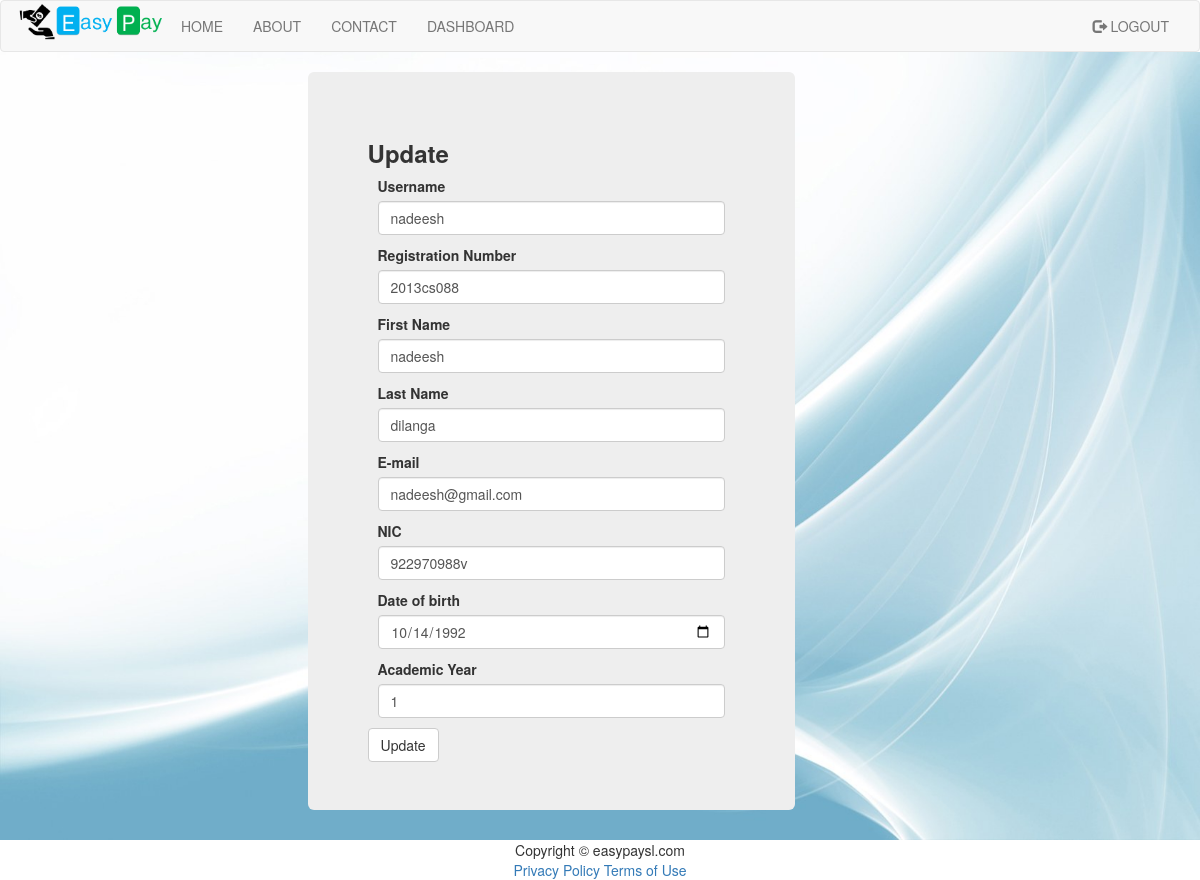
Page /update.php (signed in) on the committed database.
### tables this page shows
CREATE TABLE IF NOT EXISTS `users` (
  `id` int(11) NOT NULL,
  `username` varchar(20) NOT NULL,
  `password` varchar(64) NOT NULL,
  `regNumber` varchar(9) NOT NULL,
  `indexNumber` varchar(8) DEFAULT NULL,
  `fname` varchar(50) NOT NULL,
  `lname` varchar(50) NOT NULL,
  `email` varchar(50) NOT NULL,
  `phone` varchar(10) NOT NULL,
  `nic` varchar(10) NOT NULL,
  `dob` date NOT NULL,
  `year` int(2) NOT NULL,
  `group` int(11) NOT NULL
);

### classes/Config.php (called while the page is built)
<?php
class Config{
    public static function get($path = null){
        if($path){
            $config = $GLOBALS['config'];
            $path = explode('/', $path);
            foreach($path as $bit){
                 if(isset($config[$bit])){
                     $config = $config[$bit];
                 }
            }
            return $config;
        }
        return false;
    }
}
?>

### classes/DB.php (called while the page is built, shortened)
<?php
class DB{
    private static $_instance = null;
    private $_pdo_easypay,
        $_pdo_academic,
        $_query,
        $_error = false,
        $_results,
        $_count = 0;
    private function __construct() {
        try {
            $this->_pdo_easypay = new PDO('mysql:host=' . Config::get('mysql/host') . ';dbname=' . Config::get('mysql/db'), Config::get('mysql/username'), Config::get('mysql/password'));
        } catch (PDOException $e) {
            die($e->getMessage());
        }
    }
    public static function getInstance() {
        if (!isset(self::$_instance)) {
            self::$_instance = new DB();
        }
        return self::$_instance;
    }
    public function query($sql, $parms = array()){
        $this->_error = false;
        if ($this->_query = $this->_pdo_easypay->prepare($sql)) {
            $x = 1;
            if (count($parms)) {
                foreach ($parms as $param) {
                    $this->_query->bindValue($x, $param);
                    $x++;
                }
            }
            if ($this->_query->execute()) {
                $this->_results = $this->_query->fetchAll(PDO::FETCH_OBJ);
                $this->_count = $this->_query->rowCount();
            } else {
                $this->_error = true;
            }
        }
        return $this;
    }
    public function action($action, $table, $where = array()) {
        if (count($where) === 3) {
            $operators = array('=', '>', '<', '>=', '<=', 'LIKE', 'NOT LIKE');
            $field      = $where[0];
            $operator   = $where[1];
            $value      = $where[2];
            if (in_array($operator, $operators)) {
                $sql = "{$action} FROM {$table} WHERE {$field} {$operator} ? ";
                if (!$this->query($sql, array($value))->error()) {
                    return $this;
                }
            }
        }
        return false;
    }
    public function get($table, $where)
    {
        return $this->action('SELECT * ', $table, $where);
    }
    public function results(){
        return $this->_results;
    }
    public function first(){
        return $this->results()[0];
    }
    public function error(){
        return $this->_error;
    }
    public  function count(){
        return $this->_count;
    }
}
?>

### classes/User.php (called while the page is built, shortened)
<?php
class user{
    private $_db,
            $_data,
            $_sessionName,
            $_cookieName,
            $_isLoggedIn;
    public function __construct($user = null) {
        $this->_db = DB::getInstance();
        $this->_sessionName = Config::get('session/session_name');
        if(!$user){
            if(Session::exists($this->_sessionName)){
                $user = Session::get($this->_sessionName);
                if($this->find($user)){
                    $this->_isLoggedIn = true;
                } else {
                }
            }
        } else {
            $this->find($user);
        }
    }
    public function find($user = null){
        if($user){
            $field = (is_numeric($user)) ? 'id' : 'username';
            $data = $this->_db->get('users', array($field, '=', $user));
            if($data->count()){
                $this->_data = $data->first();
                return true;
            }
        }
        return false;
    }
    public  function data(){
        return $this->_data;
    }
}
?>

### classes/Session.php (called while the page is built, shortened)
<?php
class Session{
    public static function exists($name){
        return (isset($_SESSION[$name])) ? true : false;
    }
    public static function get($name){
        return $_SESSION[$name];
    }
}
?>

### functions/sanitize.php (called while the page is built)
<?php
function escape($string){
    return htmlentities($string, ENT_QUOTES, 'UTF-8');
}
?>

### update.php (the view, shortened to what this page needs)
 <!DOCTYPE html>
 <html lang="en">
 <head>
     <?php include 'headerScript.php'?>
 </head>
 <body>
 <?php
 include "header.php";
 ?>
 <div class="backgroundImg container-fluid">
     <br>
     <div class="jumbotron col-lg-5 col-lg-offset-3">
         <?php
$user = new User();
                ?>
         <div id="updateForm">
             <form action="" method="post" xmlns="http://www.w3.org/1999/html">
                 <h3><strong>Update</strong></h3>
                 <div class="gap">
                     <label>Username</label>
                     <input class="form-control" type="text" name="username"  value="<?php echo escape($user->data()->username); ?>">
                 </div>
                 <div class="gap">
                     <label>Registration Number</label>
                     <input class="form-control" type="string" name="regNumber" value="<?php echo escape($user->data()->regNumber); ?>">
                 </div>
                 <div class="gap">
                     <label>First Name</label>
                     <input class="form-control" type="string" name="fname" value="<?php echo escape($user->data()->fname); ?>">
                 </div>
                 <div class="gap">
                     <label>Last Name</label>
                     <input class="form-control" type="string" name="lname" value="<?php echo escape($user->data()->lname); ?>">
                 </div>
                 <div class="gap">
                     <label>E-mail</label>
                     <input class="form-control" type="email" name="email" value="<?php echo escape($user->data()->email); ?>">
                 </div>
                 <div class="gap">
                     <label>NIC</label>
                     <input class="form-control" type="string" name="nic" value="<?php echo escape($user->data()->nic);?>">
                 </div>
                 <div class="gap">
                     <label>Date of birth</label>
                     <input class="form-control" type=date name="dob" value="<?php echo escape($user->data()->dob);?>">
                 </div>
                 <div class="gap">
                     <label>Academic Year</label>
                     <input class="form-control" type="string" name="year" value="<?php echo escape($user->data()->year);?>">
                 </div>
                 <input class="btn btn-default" id="submit" type="submit" value="Update">
             </form>
         </div>
     </div>
 </div>
         <?php
         include "footer.php";
         ?>
 </body>
 </html>

### css/customCss.css (style rules this page uses)
.backgroundImg { background-image: url("../images/background-hd.jpg"); background-repeat: round; min-width: 100%; min-height: 550px; margin: 0px; }
.gap { margin: 10px; }

### rows in the picture
users: username "nadeesh", regNumber "2013cs088", fname "nadeesh", lname "dilanga", email "nadeesh@gmail.com", nic "922970988v", dob "10/14/1992", year "1"
